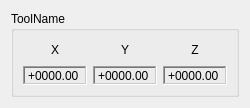
<?xml version="1.0" encoding="UTF-8"?>
<ui version="4.0">
 <class>devMicronTrackerToolWidget</class>
 <widget class="QWidget" name="devMicronTrackerToolWidget">
  <property name="geometry">
   <rect>
    <x>0</x>
    <y>0</y>
    <width>250</width>
    <height>108</height>
   </rect>
  </property>
  <property name="windowTitle">
   <string>Form</string>
  </property>
  <layout class="QHBoxLayout" name="horizontalLayout">
   <item>
    <widget class="QGroupBox" name="ToolGroup">
     <property name="title">
      <string>ToolName</string>
     </property>
     <layout class="QGridLayout" name="gridLayout">
      <item row="0" column="0">
       <widget class="QLabel" name="LabelX">
        <property name="text">
         <string>X</string>
        </property>
        <property name="alignment">
         <set>Qt::AlignCenter</set>
        </property>
       </widget>
      </item>
      <item row="0" column="1">
       <widget class="QLabel" name="LabelY">
        <property name="text">
         <string>Y</string>
        </property>
        <property name="alignment">
         <set>Qt::AlignCenter</set>
        </property>
       </widget>
      </item>
      <item row="0" column="2">
       <widget class="QLabel" name="LabelZ">
        <property name="text">
         <string>Z</string>
        </property>
        <property name="alignment">
         <set>Qt::AlignCenter</set>
        </property>
       </widget>
      </item>
      <item row="1" column="0">
       <widget class="QLabel" name="PositionX">
        <property name="minimumSize">
         <size>
          <width>60</width>
          <height>0</height>
         </size>
        </property>
        <property name="frameShape">
         <enum>QFrame::WinPanel</enum>
        </property>
        <property name="frameShadow">
         <enum>QFrame::Sunken</enum>
        </property>
        <property name="text">
         <string>+0000.00</string>
        </property>
       </widget>
      </item>
      <item row="1" column="1">
       <widget class="QLabel" name="PositionY">
        <property name="minimumSize">
         <size>
          <width>60</width>
          <height>0</height>
         </size>
        </property>
        <property name="frameShape">
         <enum>QFrame::WinPanel</enum>
        </property>
        <property name="frameShadow">
         <enum>QFrame::Sunken</enum>
        </property>
        <property name="text">
         <string>+0000.00</string>
        </property>
       </widget>
      </item>
      <item row="1" column="2">
       <widget class="QLabel" name="PositionZ">
        <property name="minimumSize">
         <size>
          <width>60</width>
          <height>0</height>
         </size>
        </property>
        <property name="frameShape">
         <enum>QFrame::WinPanel</enum>
        </property>
        <property name="frameShadow">
         <enum>QFrame::Sunken</enum>
        </property>
        <property name="text">
         <string>+0000.00</string>
        </property>
       </widget>
      </item>
     </layout>
    </widget>
   </item>
  </layout>
 </widget>
 <resources/>
 <connections/>
</ui>
